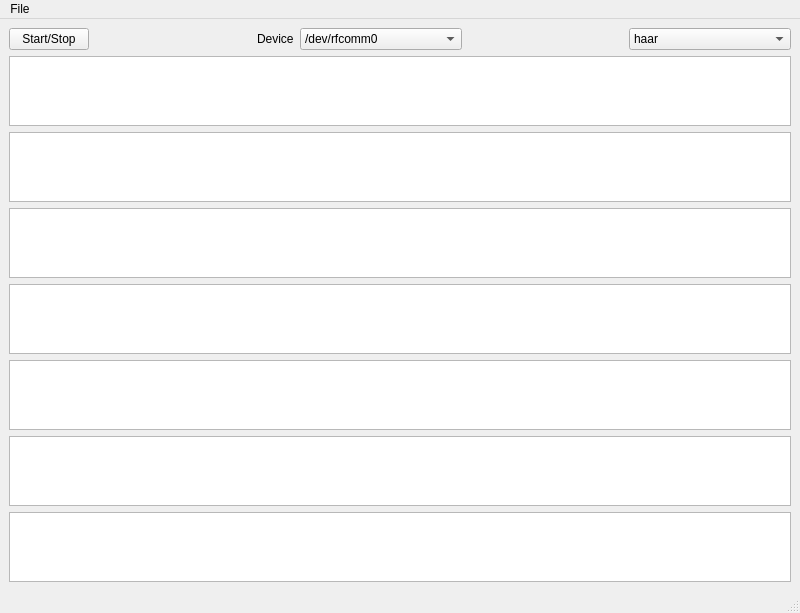
<?xml version="1.0" encoding="UTF-8"?>
<ui version="4.0">
 <class>MainWindow</class>
 <widget class="QMainWindow" name="MainWindow">
  <property name="geometry">
   <rect>
    <x>0</x>
    <y>0</y>
    <width>800</width>
    <height>600</height>
   </rect>
  </property>
  <property name="windowTitle">
   <string>MainWindow</string>
  </property>
  <widget class="QWidget" name="centralwidget">
   <layout class="QVBoxLayout" name="verticalLayout_2">
    <item>
     <layout class="QHBoxLayout" name="horizontalLayout">
      <item>
       <widget class="QPushButton" name="startButton">
        <property name="text">
         <string>Start/Stop</string>
        </property>
       </widget>
      </item>
      <item>
       <spacer name="horizontalSpacer_2">
        <property name="orientation">
         <enum>Qt::Horizontal</enum>
        </property>
        <property name="sizeHint" stdset="0">
         <size>
          <width>40</width>
          <height>20</height>
         </size>
        </property>
       </spacer>
      </item>
      <item>
       <widget class="QLabel" name="label">
        <property name="text">
         <string>Device</string>
        </property>
       </widget>
      </item>
      <item>
       <widget class="QComboBox" name="deviceComboBox">
        <property name="sizePolicy">
         <sizepolicy hsizetype="Expanding" vsizetype="Fixed">
          <horstretch>0</horstretch>
          <verstretch>0</verstretch>
         </sizepolicy>
        </property>
        <item>
         <property name="text">
          <string>/dev/rfcomm0</string>
         </property>
        </item>
        <item>
         <property name="text">
          <string>/dev/rfcomm1</string>
         </property>
        </item>
        <item>
         <property name="text">
          <string>/dev/rfcomm2</string>
         </property>
        </item>
        <item>
         <property name="text">
          <string>/dev/ttyUSB0</string>
         </property>
        </item>
        <item>
         <property name="text">
          <string>/dev/ttyUSB1</string>
         </property>
        </item>
        <item>
         <property name="text">
          <string>/dev/ttyUSB2</string>
         </property>
        </item>
        <item>
         <property name="text">
          <string>/dev/ttyS0</string>
         </property>
        </item>
        <item>
         <property name="text">
          <string>/dev/ttyS1</string>
         </property>
        </item>
        <item>
         <property name="text">
          <string>/dev/ttyS2</string>
         </property>
        </item>
        <item>
         <property name="text">
          <string>/dev/tty0</string>
         </property>
        </item>
        <item>
         <property name="text">
          <string>/dev/tty1</string>
         </property>
        </item>
        <item>
         <property name="text">
          <string>/dev/tty2</string>
         </property>
        </item>
       </widget>
      </item>
      <item>
       <spacer name="horizontalSpacer">
        <property name="orientation">
         <enum>Qt::Horizontal</enum>
        </property>
        <property name="sizeHint" stdset="0">
         <size>
          <width>40</width>
          <height>20</height>
         </size>
        </property>
       </spacer>
      </item>
      <item>
       <widget class="QComboBox" name="waveletChoice">
        <property name="sizePolicy">
         <sizepolicy hsizetype="Expanding" vsizetype="Fixed">
          <horstretch>0</horstretch>
          <verstretch>0</verstretch>
         </sizepolicy>
        </property>
        <item>
         <property name="text">
          <string>haar</string>
         </property>
        </item>
        <item>
         <property name="text">
          <string>db2</string>
         </property>
        </item>
        <item>
         <property name="text">
          <string>db3</string>
         </property>
        </item>
        <item>
         <property name="text">
          <string>db4</string>
         </property>
        </item>
        <item>
         <property name="text">
          <string>db5</string>
         </property>
        </item>
        <item>
         <property name="text">
          <string>db6</string>
         </property>
        </item>
        <item>
         <property name="text">
          <string>db7</string>
         </property>
        </item>
        <item>
         <property name="text">
          <string>db8</string>
         </property>
        </item>
        <item>
         <property name="text">
          <string>db9</string>
         </property>
        </item>
        <item>
         <property name="text">
          <string>db10</string>
         </property>
        </item>
        <item>
         <property name="text">
          <string>db11</string>
         </property>
        </item>
        <item>
         <property name="text">
          <string>db12</string>
         </property>
        </item>
        <item>
         <property name="text">
          <string>db13</string>
         </property>
        </item>
        <item>
         <property name="text">
          <string>db14</string>
         </property>
        </item>
        <item>
         <property name="text">
          <string>db15</string>
         </property>
        </item>
        <item>
         <property name="text">
          <string>db16</string>
         </property>
        </item>
        <item>
         <property name="text">
          <string>db17</string>
         </property>
        </item>
        <item>
         <property name="text">
          <string>db18</string>
         </property>
        </item>
        <item>
         <property name="text">
          <string>db19</string>
         </property>
        </item>
        <item>
         <property name="text">
          <string>db20</string>
         </property>
        </item>
        <item>
         <property name="text">
          <string>sym2</string>
         </property>
        </item>
        <item>
         <property name="text">
          <string>sym3</string>
         </property>
        </item>
        <item>
         <property name="text">
          <string>sym4</string>
         </property>
        </item>
        <item>
         <property name="text">
          <string>sym5</string>
         </property>
        </item>
        <item>
         <property name="text">
          <string>sym6</string>
         </property>
        </item>
        <item>
         <property name="text">
          <string>sym7</string>
         </property>
        </item>
        <item>
         <property name="text">
          <string>sym8</string>
         </property>
        </item>
        <item>
         <property name="text">
          <string>sym9</string>
         </property>
        </item>
        <item>
         <property name="text">
          <string>sym10</string>
         </property>
        </item>
        <item>
         <property name="text">
          <string>sym11</string>
         </property>
        </item>
        <item>
         <property name="text">
          <string>sym12</string>
         </property>
        </item>
        <item>
         <property name="text">
          <string>sym13</string>
         </property>
        </item>
        <item>
         <property name="text">
          <string>sym14</string>
         </property>
        </item>
        <item>
         <property name="text">
          <string>sym15</string>
         </property>
        </item>
        <item>
         <property name="text">
          <string>sym16</string>
         </property>
        </item>
        <item>
         <property name="text">
          <string>sym17</string>
         </property>
        </item>
        <item>
         <property name="text">
          <string>sym18</string>
         </property>
        </item>
        <item>
         <property name="text">
          <string>sym19</string>
         </property>
        </item>
        <item>
         <property name="text">
          <string>sym20</string>
         </property>
        </item>
        <item>
         <property name="text">
          <string>coif1</string>
         </property>
        </item>
        <item>
         <property name="text">
          <string>coif2</string>
         </property>
        </item>
        <item>
         <property name="text">
          <string>coif3</string>
         </property>
        </item>
        <item>
         <property name="text">
          <string>coif4</string>
         </property>
        </item>
        <item>
         <property name="text">
          <string>coif5</string>
         </property>
        </item>
        <item>
         <property name="text">
          <string>bior1.1</string>
         </property>
        </item>
        <item>
         <property name="text">
          <string>bior1.3</string>
         </property>
        </item>
        <item>
         <property name="text">
          <string>bior1.5</string>
         </property>
        </item>
        <item>
         <property name="text">
          <string>bior2.2</string>
         </property>
        </item>
        <item>
         <property name="text">
          <string>bior2.4</string>
         </property>
        </item>
        <item>
         <property name="text">
          <string>bior2.6</string>
         </property>
        </item>
        <item>
         <property name="text">
          <string>bior2.8</string>
         </property>
        </item>
        <item>
         <property name="text">
          <string>bior3.1</string>
         </property>
        </item>
        <item>
         <property name="text">
          <string>bior3.3</string>
         </property>
        </item>
        <item>
         <property name="text">
          <string>bior3.5</string>
         </property>
        </item>
        <item>
         <property name="text">
          <string>bior3.7</string>
         </property>
        </item>
        <item>
         <property name="text">
          <string>bior3.9</string>
         </property>
        </item>
        <item>
         <property name="text">
          <string>bior4.4</string>
         </property>
        </item>
        <item>
         <property name="text">
          <string>bior5.5</string>
         </property>
        </item>
        <item>
         <property name="text">
          <string>bior6.8</string>
         </property>
        </item>
        <item>
         <property name="text">
          <string>rbio1.1</string>
         </property>
        </item>
        <item>
         <property name="text">
          <string>rbio1.3</string>
         </property>
        </item>
        <item>
         <property name="text">
          <string>rbio1.5</string>
         </property>
        </item>
        <item>
         <property name="text">
          <string>rbio2.2</string>
         </property>
        </item>
        <item>
         <property name="text">
          <string>rbio2.4</string>
         </property>
        </item>
        <item>
         <property name="text">
          <string>rbio2.6</string>
         </property>
        </item>
        <item>
         <property name="text">
          <string>rbio2.8</string>
         </property>
        </item>
        <item>
         <property name="text">
          <string>rbio3.1</string>
         </property>
        </item>
        <item>
         <property name="text">
          <string>rbio3.3</string>
         </property>
        </item>
        <item>
         <property name="text">
          <string>rbio3.5</string>
         </property>
        </item>
        <item>
         <property name="text">
          <string>rbio3.7</string>
         </property>
        </item>
        <item>
         <property name="text">
          <string>rbio3.9</string>
         </property>
        </item>
        <item>
         <property name="text">
          <string>rbio4.4</string>
         </property>
        </item>
        <item>
         <property name="text">
          <string>rbio5.5</string>
         </property>
        </item>
        <item>
         <property name="text">
          <string>rbio6.8</string>
         </property>
        </item>
        <item>
         <property name="text">
          <string>dmey</string>
         </property>
        </item>
       </widget>
      </item>
     </layout>
    </item>
    <item>
     <layout class="QVBoxLayout" name="verticalLayout">
      <item>
       <widget class="PlotWidget" name="rawView"/>
      </item>
      <item>
       <widget class="PlotWidget" name="deltaView"/>
      </item>
      <item>
       <widget class="PlotWidget" name="thetaView"/>
      </item>
      <item>
       <widget class="PlotWidget" name="alphaView"/>
      </item>
      <item>
       <widget class="PlotWidget" name="betaView"/>
      </item>
      <item>
       <widget class="PlotWidget" name="gammaView"/>
      </item>
      <item>
       <widget class="PlotWidget" name="restView"/>
      </item>
     </layout>
    </item>
   </layout>
  </widget>
  <widget class="QMenuBar" name="menubar">
   <property name="geometry">
    <rect>
     <x>0</x>
     <y>0</y>
     <width>800</width>
     <height>19</height>
    </rect>
   </property>
   <widget class="QMenu" name="menuFile">
    <property name="title">
     <string>File</string>
    </property>
    <addaction name="actionQuit"/>
   </widget>
   <addaction name="menuFile"/>
  </widget>
  <widget class="QStatusBar" name="statusbar"/>
  <action name="actionQuit">
   <property name="text">
    <string>Quit</string>
   </property>
  </action>
 </widget>
 <customwidgets>
  <customwidget>
   <class>PlotWidget</class>
   <extends>QGraphicsView</extends>
   <header>pyqtgraph</header>
  </customwidget>
 </customwidgets>
 <tabstops>
  <tabstop>startButton</tabstop>
  <tabstop>rawView</tabstop>
  <tabstop>deltaView</tabstop>
  <tabstop>thetaView</tabstop>
  <tabstop>alphaView</tabstop>
  <tabstop>betaView</tabstop>
  <tabstop>gammaView</tabstop>
  <tabstop>restView</tabstop>
 </tabstops>
 <resources/>
 <connections/>
</ui>
